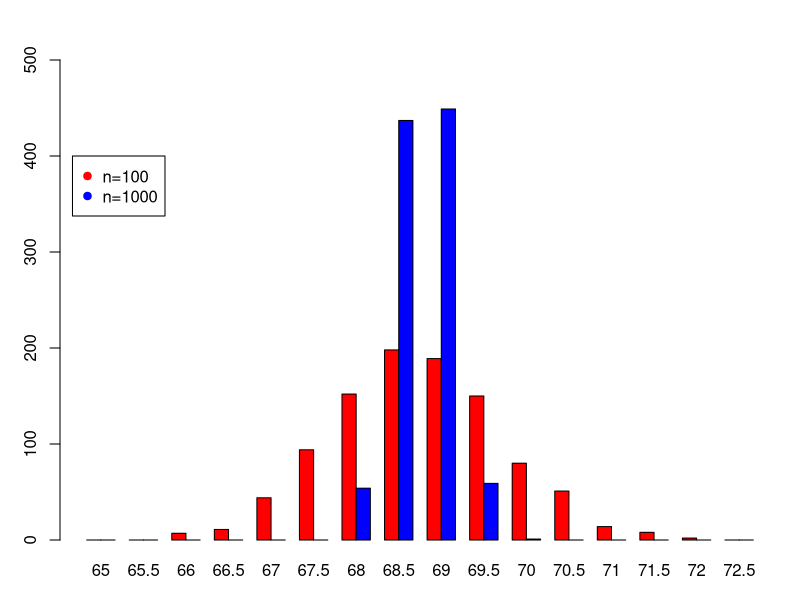

Reproduce this figure in R.
#!/usr/bin/Rscript

#FileName: Plotting_Exercise1.R
#Author: "Emma Fox (eafox@ucla.edu)"

##Part 1,2,3##
get_heights<-function(PopSize){
  heights<-rnorm(PopSize,mean = 69,sd = 10)
  #generates a vector of random heights for the specified pop size
  AvgHeight<-mean(heights)
  #calculate average height
  return(AvgHeight)
  #the function will give back average height
}

##Part 4##
mean_heights_100<-numeric()
#empty vector to put the mean heights in
for(i in 1:1000){
  mean_heights_100<-c(mean_heights_100,get_heights(100))
  #get 1000 means for studies sampling 100 individuals
}
length(mean_heights_100)
#check length to make sure the correct vector was generated

##Part 5##
mean_heights_1000<-numeric()
#empty vector to put the mean heights in
for(i in 1:1000){
  mean_heights_1000<-c(mean_heights_1000,get_heights(1000))
  #get 1000 means for studies sampling 1000 individuals
}
length(mean_heights_1000)
#check length to make sure the correct vector was generated

##Part 6##
#Check the max and min of each vector to check the bounds of the data
max(mean_heights_100)
max(mean_heights_1000)
min(mean_heights_100)
min(mean_heights_1000)
#Will use a range from 64 to 74

bins<-seq(65,73,by=.5)
#create the bin bounds

counts_100<-hist(mean_heights_100,breaks = bins,plot = F)$counts
counts_1000<-hist(mean_heights_1000,breaks = bins,plot = F)$counts
#get the counts for each bin

pdf(file = "../Results/Height_Histogram.pdf", width = 5, height = 5)
#make pdf
par(mfrow=c(1,1), mar=c(3,3,3,1))
#set dimensions
barplot(rbind(counts_100,counts_1000),col = c("red","blue"),beside = T,names.arg = seq(65,72.5,by=.5),
        xlab = "Average height (inches)", ylab = "Count", ylim = c(0,500)) 
#If min is 65.5 and max is 72.3, the range needs to be 65,72

#Create the barplot
legend(0,400,c("n=100","n=1000"),col=c("red","blue"),pch = 19)
#Insert legend
dev.off()
#stop device

